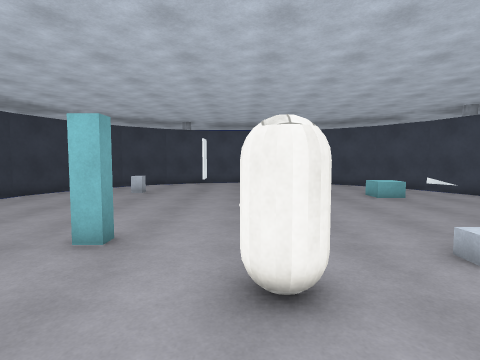
View 1 (above)

12 first-person views from a walk through a 3-D level made in the Unity game engine. The camera is 1.5 m above the floor, tilts 4° down and sees 80° across. The floor is counted in squares, 1 m on a side. Each view is taken from the middle of a square. On the plan, view 1 faces up. The plan holds only what a view shows up to about 14 squares ahead; the rest is blank. The place goes on beyond the plan. The player character is not drawn. Surface patterns are stand-ins for the level's own textures.

View 2
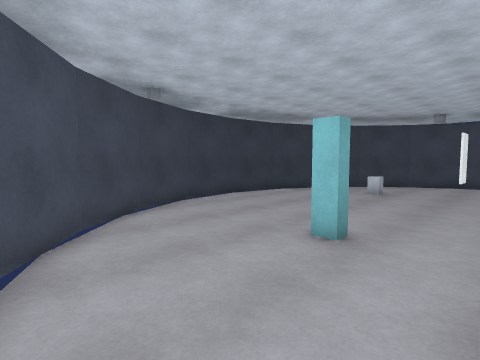

View 3
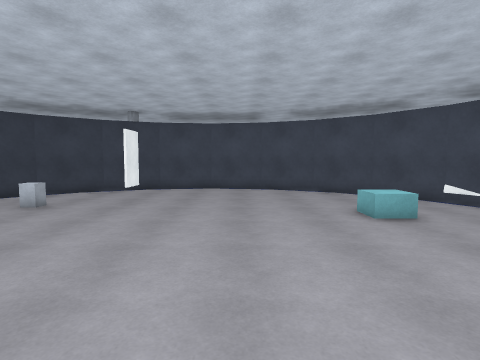

View 4
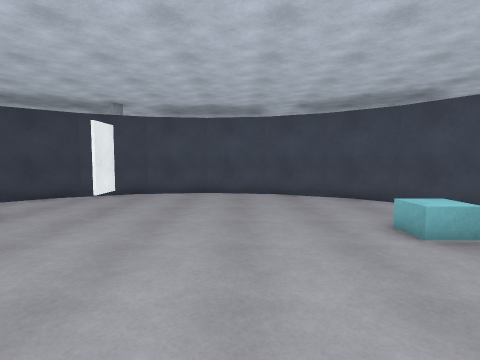

View 5
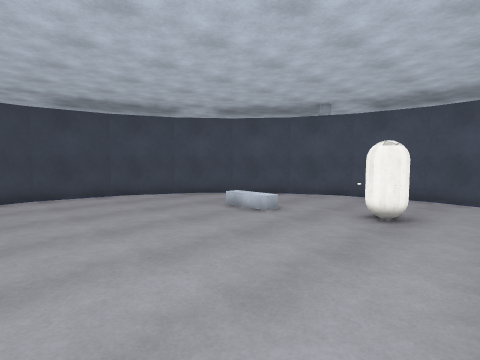

View 6
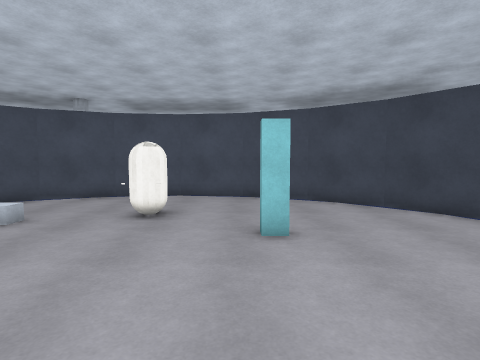

View 7
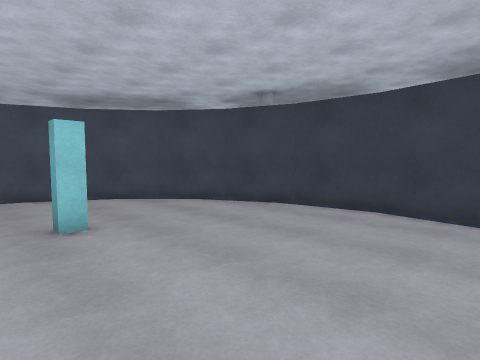

View 8
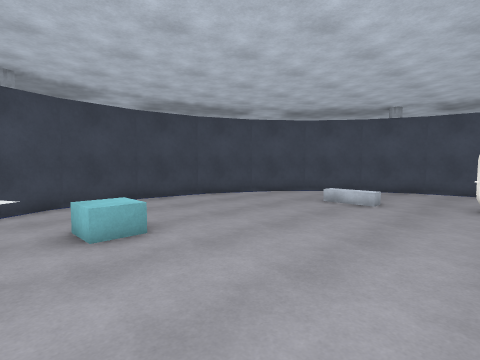

View 9
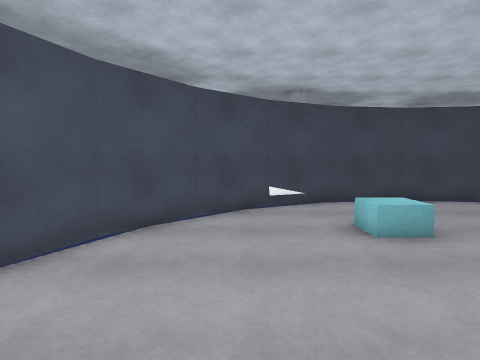

View 10
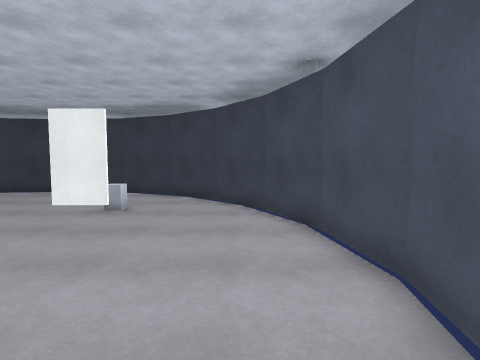

View 11
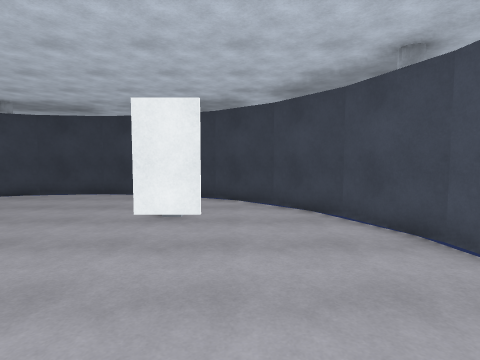

View 12
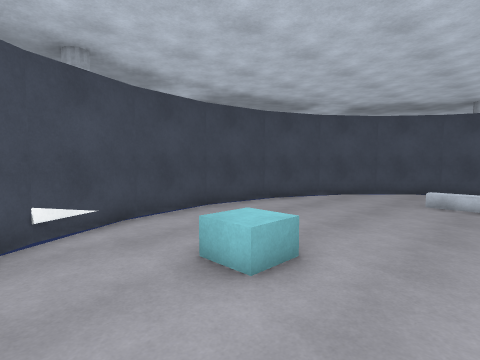

### Floor plan
Points are (right, up) in squares from view 1. A wall is a line through its corners. A room is listed if a view was taken in it or the views show most of it. See-through windows are left out.
Room 1 (views 1, 2, 3, 4, 5, 6, 7, 8, 9, 10, 11, 12)
walls: (-3, 5.4) (-2.4, 5.4) (-2.4, 5) (-3, 5); (-1.7, 14.4) (-1.7, 13.2); (10.2, 11.6) (9.2, 14.1); (10.6, 9) (10.2, 11.7); (9.3, 13.9) (7.6, 16.2); (9.2, 3.9) (10.2, 6.4) (10.6, 9.1); (7.7, 16.1) (5.5, 17.8); (7.6, 1.8) (9.2, 4); (5.5, 0.2) (7.7, 1.9); (5.7, 17.7) (3.1, 18.7); (3.2, 18.7) (0.5, 19.1); (3.1, -0.8) (5.6, 0.3); (0.6, 19.1) (-2.1, 18.7); (0.5, -1.1) (3.2, -0.7); (-2, 18.8) (-4.6, 17.7); (-4.5, 17.8) (-6.7, 16.1); (-4.7, 0.3) (-2.1, -0.7) (0.6, -1.1); (-8.5, 4.6) (-8.2, 3.9); (-6.6, 16.2) (-8.2, 14.1) (-9.3, 11.5); (-6.7, 1.9) (-4.5, 0.2); (-9.2, 11.7) (-9.6, 9); (-8.3, 4) (-6.6, 1.9); (-9.3, 6.5) (-8.8, 5.4); (-9.6, 9.1) (-9.2, 6.4)
objects: other object (-9, 5); other object (-5, 13); other object (-3, 19); other object (0, 3) to (1, 4); other object (4, -1); other object (6, 12); other object (10, 13)

Where each view was taken, in squares from view 1:
view 1: 0 up, 0 right, facing up
view 2: 0 up, 0 right, facing up-left
view 3: 4 up, 2 right, facing up
view 4: 6 up, 2 right, facing up
view 5: 11 up, 2 left, facing down-right
view 6: 11 up, 2 left, facing down
view 7: 12 up, 1 left, facing down-left
view 8: 14 up, 0 right, facing down-right
view 9: 15 up, 0 right, facing right
view 10: 17 up, 4 right, facing left
view 11: 15 up, 3 right, facing left
view 12: 15 up, 3 right, facing down-right
